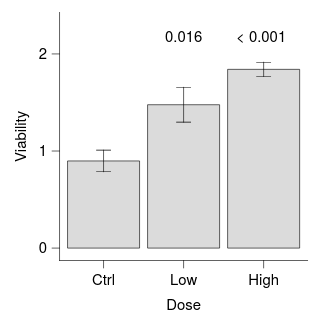

Vega-Lite specification for this chart:
### Vega-Lite specification from a JSON file in a GitHub repository (floating-point values rounded to 4 significant figures)
{"background": null, "config": {"arc": {"fill": "#DBDBDB", "fillOpacity": 1.0, "innerRadius": 25.0, "padAngle": 0.03, "stroke": "black", "strokeOpacity": 1, "strokeWidth": 0.25}, "area": {"fill": "#DBDBDB", "fillOpacity": 1.0, "stroke": "black", "strokeOpacity": 1, "strokeWidth": 0.25}, "axis": {"domain": true, "domainCap": "round", "domainColor": "black", "domainWidth": 0.25, "grid": false, "gridCap": "round", "gridColor": "#F1F1F1", "gridDash": [0, 0], "gridOpacity": 1.0, "gridWidth": 0.25, "labelColor": "black", "labelFont": "Helvetica Neue, HelveticaNeue, Helvetica, Arial, sans-serif", "labelFontSize": 6, "labelFontStyle": "normal", "labelFontWeight": 400, "offset": 0, "ticks": true, "tickCap": "round", "tickColor": "black", "tickRound": false, "tickSize": 3.0, "tickWidth": 0.25, "titleColor": "black", "titleFont": "Helvetica Neue, HelveticaNeue, Helvetica, Arial, sans-serif", "titleFontSize": 6, "titleFontStyle": "normal", "titleFontWeight": 400}, "axisX": {"domain": true, "labelAlign": "center", "labelAngle": 0, "labels": true, "ticks": true, "translate": 0}, "axisY": {"domain": true, "labelAlign": "right", "labelAngle": 0, "labels": true, "ticks": true, "translate": 0}, "axisRight": {"domain": true, "labelAlign": "left", "labelAngle": 0, "labels": true, "ticks": true, "translate": 0}, "axisTop": {"domain": true, "labelAlign": "center", "labelAngle": 0, "labels": true, "ticks": true, "translate": 0}, "axisBand": {"tickOffset": 0}, "bar": {"fill": "#DBDBDB", "fillOpacity": 1.0, "stroke": "black", "strokeOpacity": 1, "strokeWidth": 0.25}, "boxplot": {"size": 9.0, "ticks": {"cornerRadius": 0.25, "fill": "black", "opacity": 1, "size": 4.5, "thickness": 0.25}, "box": {"fillOpacity": 1.0, "stroke": "black", "strokeOpacity": 1, "strokeWidth": 0.25}, "median": {"cornerRadius": 0, "fill": "black", "fillOpacity": 1.0, "opacity": 1, "size": 9.0, "thickness": 0.25}, "rule": {"fill": "black", "fillOpacity": 1.0, "size": 10.0, "stroke": "black", "strokeDash": [0, 0], "strokeOpacity": 1, "strokeWidth": 0.25}, "outliers": {"color": "black", "fill": "black", "fillOpacity": 1.0, "size": 0, "stroke": "black", "strokeOpacity": 1, "strokeWidth": 0.25}}, "circle": {"fill": "black", "fillOpacity": 1.0, "size": 1.25, "stroke": null, "strokeOpacity": 1, "strokeWidth": 0.25}, "errorband": {"band": {"fillOpacity": 0.6, "stroke": null, "strokeWidth": 0.25, "strokeOpacity": 1}, "borders": {"opacity": 0, "strokeOpacity": 1, "strokeWidth": 0.25}}, "errorbar": {"opacity": 1, "rule": {"strokeDash": [0, 0], "strokeWidth": 0.25}, "ticks": {"color": "black", "cornerRadius": 0.125, "opacity": 1, "size": 6.0, "thickness": 0.25}, "thickness": 0.25}, "font": "Helvetica Neue, HelveticaNeue, Helvetica, Arial, sans-serif", "geoshape": {"fill": "#DBDBDB", "fillOpacity": 1.0, "stroke": "black", "strokeOpacity": 1, "strokeWidth": 0.25}, "header": {"labelColor": "black", "labelFont": "Helvetica Neue, HelveticaNeue, Helvetica, Arial, sans-serif", "labelFontSize": 6, "labelFontStyle": "normal", "labelFontWeight": 400, "titleColor": "black", "titleFont": "Helvetica Neue, HelveticaNeue, Helvetica, Arial, sans-serif", "titleFontSize": 6, "titleFontStyle": "normal", "titleFontWeight": 400, "titlePadding": 0}, "legend": {"disable": false, "offset": 4.5, "titlePadding": 4, "labelOffset": 2, "gradientLabelOffset": 2, "columnPadding": 4, "rowPadding": 2, "gradientThickness": 5, "gradientOpacity": 1.0, "gradientStrokeColor": "black", "gradientStrokeWidth": 0.25, "labelColor": "black", "labelFont": "Helvetica Neue, HelveticaNeue, Helvetica, Arial, sans-serif", "labelFontSize": 6, "labelFontStyle": "normal", "labelFontWeight": 400, "strokeColor": "black", "strokeWidth": 0, "symbolSize": 36, "symbolStrokeColor": "black", "symbolStrokeWidth": 0.25, "titleColor": "black", "titleFont": "Helvetica Neue, HelveticaNeue, Helvetica, Arial, sans-serif", "titleFontSize": 6, "titleFontStyle": "normal", "titleFontWeight": 400}, "line": {"color": "black", "stroke": "black", "strokeCap": "butt", "strokeDash": [0, 0], "strokeOpacity": 1, "strokeWidth": 0.5}, "point": {"filled": true, "fill": "#DBDBDB", "fillOpacity": 1.0, "size": 5.0, "stroke": "black", "strokeOpacity": 1, "strokeWidth": 0.25}, "range": {"category": ["#9D9D9D", "#28287D", "#004225", "#47266F", "#00605D", "#DBDBDB", "#7983C1", "#6E927B", "#937FB4", "#699A97"], "diverging": {"scheme": ["#4F4265", "#6A5C82", "#85789D", "#A196B7", "#BDB5CE", "#D8D6DD", "#F6F6F6", "#CED8D7", "#9DBFBD", "#75A3A0", "#518683", "#326967", "#164D4B"]}, "heatmap": {"scheme": ["#440154", "#472270", "#433E82", "#38598C", "#2C728E", "#238A8D", "#24A086", "#39B578", "#5DC862", "#96D646", "#CAE02D", "#FDE724"]}, "ordinal": {"scheme": ["#F1F1F1", "#DBDBDB", "#C6C6C6", "#B2B2B2", "#9D9D9D", "#898989", "#767676", "#636363", "#515151", "#404040", "#2F2F2F", "#1F1F1F"]}, "ramp": {"scheme": ["#440154", "#472270", "#433E82", "#38598C", "#2C728E", "#238A8D", "#24A086", "#39B578", "#5DC862", "#96D646", "#CAE02D", "#FDE724"]}}, "rule": {"color": "black", "stroke": "black", "strokeCap": "round", "strokeDash": [2, 2], "strokeOpacity": 1, "strokeWidth": 0.25}, "scale": {"barBandPaddingInner": 0.1, "rectBandPaddingInner": 0, "tickBandPaddingInner": 0.1, "bandPaddingOuter": 0.1, "bandWithNestedOffsetPaddingInner": 0.2, "bandWithNestedOffsetPaddingOuter": 0.2, "offsetBandPaddingInner": 0, "offsetBandPaddingOuter": 0, "continuousPadding": 5.0, "round": false}, "rect": {"fill": "#DBDBDB", "fillOpacity": 1.0, "stroke": "black", "strokeOpacity": 1, "strokeWidth": 0.25}, "square": {"fill": "#DBDBDB", "fillOpacity": 1.0, "size": 10.0, "stroke": "black", "strokeOpacity": 1, "strokeWidth": 0.25}, "text": {"color": "black", "font": "Helvetica Neue, HelveticaNeue, Helvetica, Arial, sans-serif", "fontSize": 6, "fontStyle": "normal", "fontWeight": 400}, "tick": {"color": "black", "cornerRadius": 0.125, "opacity": 1.0, "size": 9.0, "thickness": 0.25}, "title": {"anchor": "middle", "frame": "group", "color": "black", "font": "Helvetica Neue, HelveticaNeue, Helvetica, Arial, sans-serif", "fontSize": 6, "fontStyle": "normal", "fontWeight": 400, "subtitleColor": "black", "subtitleFont": "Helvetica Neue, HelveticaNeue, Helvetica, Arial, sans-serif", "subtitleFontSize": 6, "subtitleFontStyle": "normal", "subtitleFontWeight": 400}, "trail": {"color": "black", "opacity": 1, "size": 0.5}, "view": {"continuousWidth": 100, "continuousHeight": 100, "discreteWidth": 100, "discreteHeight": 100, "fill": null, "stroke": null, "strokeWidth": 0.25}}, "layer": [{"mark": {"type": "bar"}, "encoding": {"x": {"field": "dose", "sort": ["Ctrl", "Low", "High"], "title": "Dose", "type": "nominal"}, "y": {"aggregate": "mean", "field": "viability", "scale": {"domain": [0, 2.3], "nice": false}, "title": "Viability", "type": "quantitative"}}}, {"mark": {"type": "errorbar", "extent": "stderr"}, "encoding": {"x": {"field": "dose", "sort": ["Ctrl", "Low", "High"], "title": "Dose", "type": "nominal"}, "y": {"field": "viability", "title": "", "type": "quantitative", "scale": {"nice": false}}}}, {"layer": [{"data": {"values": [{"y": 2.0, "label": "0.016", "__dysonsphere__": 1}]}, "mark": {"type": "text", "align": "center", "baseline": "bottom", "dy": -4.0, "fontSize": 6}, "encoding": {"text": {"field": "label", "type": "nominal"}, "x": {"value": 50.0}, "y": {"field": "y", "type": "quantitative", "scale": {"nice": false}}}}, {"data": {"values": [{"y": 2.0, "label": "< 0.001", "__dysonsphere__": 1}]}, "mark": {"type": "text", "align": "center", "baseline": "bottom", "dy": -4.0, "fontSize": 6}, "encoding": {"text": {"field": "label", "type": "nominal"}, "x": {"value": 81.25}, "y": {"field": "y", "type": "quantitative", "scale": {"nice": false}}}}], "name": "__dysonsphere_e752b518e92c567a_39"}], "data": {"name": "data-53d560687202bc8223572c14906b4733"}, "$schema": "https://vega.github.io/schema/vega-lite/v6.4.1.json", "datasets": {"data-53d560687202bc8223572c14906b4733": [{"dose": "Ctrl", "viability": 0.6792}, {"dose": "Ctrl", "viability": 0.4703}, {"dose": "Ctrl", "viability": 0.9007}, {"dose": "Ctrl", "viability": 1.168}, {"dose": "Ctrl", "viability": 1.454}, {"dose": "Ctrl", "viability": 1.044}, {"dose": "Ctrl", "viability": 0.7789}, {"dose": "Ctrl", "viability": 0.6861}, {"dose": "Low", "viability": 1.749}, {"dose": "Low", "viability": 2.104}, {"dose": "Low", "viability": 1.559}, {"dose": "Low", "viability": 0.9567}, {"dose": "Low", "viability": 1.067}, {"dose": "Low", "viability": 2.09}, {"dose": "Low", "viability": 1.531}, {"dose": "Low", "viability": 0.7571}, {"dose": "High", "viability": 1.967}, {"dose": "High", "viability": 1.535}, {"dose": "High", "viability": 1.748}, {"dose": "High", "viability": 1.805}, {"dose": "High", "viability": 1.715}, {"dose": "High", "viability": 2.221}, {"dose": "High", "viability": 1.975}, {"dose": "High", "viability": 1.764}]}}
